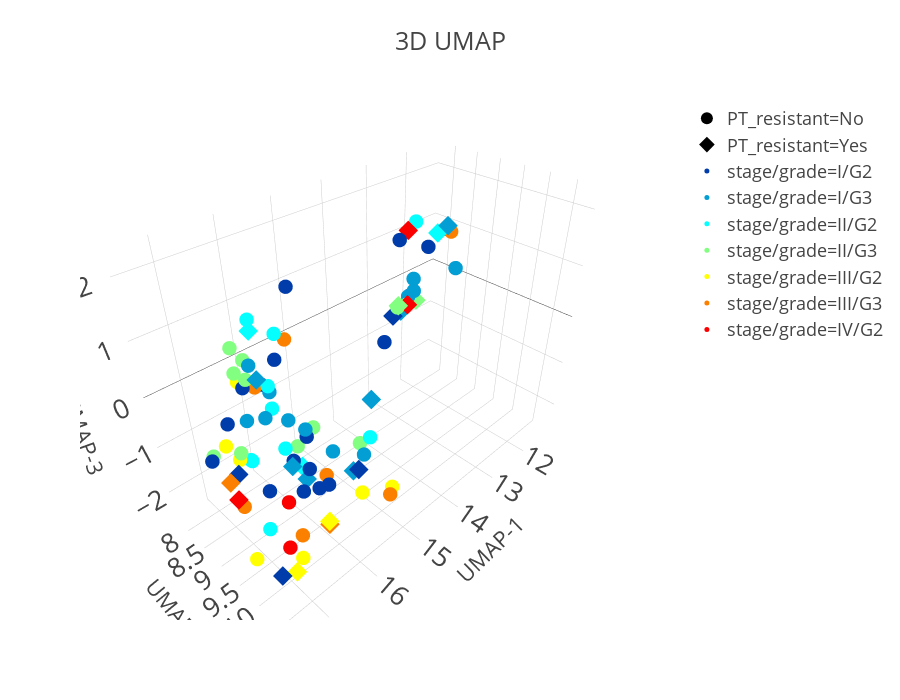

Notebook cell for this chart:
### Code cell
umap_fig = projection.interactive_scatterplot(
    umap_expr, "stage/grade", "PT_resistant", n_umap_dims, title="3D UMAP"
)
umap_fig.write_html(FIGURES_DIR / f"umap_{COHORT}.html")

### Figure 1 — Plotly figure (JSON) as saved in the notebook; plotly's stock layout.template omitted (floating-point values rounded to 4 significant figures; data arrays with more than 128 entries replaced by an {"elided": "..."} marker saying what was removed)
{"data": [{"customdata": {"elided": "90x3 str values"}, "hovertemplate": "%{customdata[0]}<br>%{customdata[1]}<br>%{customdata[2]}<extra></extra>", "marker": {"color": ["rgb(0, 60, 170)", "rgb(252, 128, 0)", "rgb(250, 0, 0)", "rgb(5, 255, 255)", "rgb(250, 0, 0)", "rgb(130, 255, 128)", "rgb(2, 158, 212)", "rgb(5, 255, 255)", "rgb(2, 158, 212)", "rgb(5, 255, 255)", "rgb(2, 158, 212)", "rgb(0, 60, 170)", "rgb(252, 128, 0)", "rgb(0, 60, 170)", "rgb(130, 255, 128)", "rgb(2, 158, 212)", "rgb(130, 255, 128)", "rgb(5, 255, 255)", "rgb(250, 0, 0)", "rgb(252, 128, 0)", "rgb(2, 158, 212)", "rgb(5, 255, 255)", "rgb(0, 60, 170)", "rgb(0, 60, 170)", "rgb(252, 128, 0)", "rgb(2, 158, 212)", "rgb(130, 255, 128)", "rgb(130, 255, 128)", "rgb(0, 60, 170)", "rgb(255, 255, 0)", "rgb(0, 60, 170)", "rgb(130, 255, 128)", "rgb(0, 60, 170)", "rgb(0, 60, 170)", "rgb(0, 60, 170)", "rgb(0, 60, 170)", "rgb(0, 60, 170)", "rgb(2, 158, 212)", "rgb(2, 158, 212)", "rgb(5, 255, 255)", "rgb(130, 255, 128)", "rgb(255, 255, 0)", "rgb(2, 158, 212)", "rgb(130, 255, 128)", "rgb(0, 60, 170)", "rgb(2, 158, 212)", "rgb(2, 158, 212)", "rgb(130, 255, 128)", "rgb(255, 255, 0)", "rgb(255, 255, 0)", "rgb(0, 60, 170)", "rgb(255, 255, 0)", "rgb(250, 0, 0)", "rgb(0, 60, 170)", "rgb(0, 60, 170)", "rgb(130, 255, 128)", "rgb(2, 158, 212)", "rgb(130, 255, 128)", "rgb(0, 60, 170)", "rgb(2, 158, 212)", "rgb(5, 255, 255)", "rgb(250, 0, 0)", "rgb(5, 255, 255)", "rgb(255, 255, 0)", "rgb(2, 158, 212)", "rgb(250, 0, 0)", "rgb(0, 60, 170)", "rgb(255, 255, 0)", "rgb(5, 255, 255)", "rgb(5, 255, 255)", "rgb(255, 255, 0)", "rgb(252, 128, 0)", "rgb(130, 255, 128)", "rgb(2, 158, 212)", "rgb(255, 255, 0)", "rgb(0, 60, 170)", "rgb(130, 255, 128)", "rgb(2, 158, 212)", "rgb(5, 255, 255)", "rgb(5, 255, 255)", "rgb(252, 128, 0)", "rgb(0, 60, 170)", "rgb(2, 158, 212)", "rgb(252, 128, 0)", "rgb(2, 158, 212)", "rgb(5, 255, 255)", "rgb(252, 128, 0)", "rgb(0, 60, 170)", "rgb(2, 158, 212)", "rgb(252, 128, 0)"], "size": 5, "symbol": ["diamond", "circle", "circle", "circle", "diamond", "circle", "circle", "circle", "diamond", "diamond", "diamond", "diamond", "diamond", "circle", "circle", "diamond", "circle", "circle", "diamond", "circle", "circle", "circle", "circle", "circle", "circle", "diamond", "circle", "circle", "circle", "diamond", "circle", "circle", "circle", "circle", "diamond", "circle", "circle", "circle", "circle", "diamond", "diamond", "circle", "circle", "circle", "circle", "circle", "circle", "circle", "circle", "circle", "diamond", "circle", "circle", "circle", "circle", "diamond", "diamond", "circle", "circle", "circle", "circle", "circle", "circle", "circle", "circle", "diamond", "circle", "circle", "circle", "diamond", "circle", "circle", "circle", "diamond", "diamond", "circle", "circle", "diamond", "circle", "circle", "circle", "circle", "circle", "circle", "circle", "circle", "diamond", "circle", "circle", "circle"]}, "mode": "markers", "showlegend": false, "type": "scatter3d", "x": [16.9, 17.03, 16.87, 16.62, 12.99, 16.09, 12.88, 17.22, 17.1, 15.76, 14.08, 13.46, 17.08, 16.76, 17.36, 15.97, 15.55, 16.7, 17.22, 15.57, 12.46, 17.03, 16.23, 15.93, 16.11, 11.63, 17.34, 17.15, 16.44, 17.21, 15.79, 14.71, 17.26, 16.26, 15.77, 16.37, 16.49, 16.68, 16.1, 17.03, 12.61, 15.55, 15.82, 13.0, 11.63, 17.4, 15.94, 13.4, 15.95, 16.94, 17.42, 17.43, 16.81, 13.95, 16.84, 13.41, 15.8, 17.42, 15.94, 15.22, 15.91, 11.29, 17.09, 16.76, 13.07, 12.15, 12.52, 16.33, 17.06, 11.72, 17.02, 11.41, 17.37, 17.34, 16.2, 12.53, 17.42, 12.79, 11.79, 16.58, 15.44, 16.4, 16.71, 17.03, 11.87, 15.31, 15.92, 16.9, 15.93, 15.63], "y": [8.732, 10.46, 9.978, 8.709, 8.644, 9.215, 8.548, 9.969, 10.5, 8.846, 8.811, 8.73, 8.767, 10.39, 9.896, 9.234, 8.944, 9.817, 9.206, 8.401, 8.298, 10.3, 9.47, 9.264, 8.237, 8.367, 10.11, 8.525, 9.792, 10.5, 9.31, 9.153, 8.676, 9.327, 10.27, 10.29, 8.52, 8.835, 9.473, 9.81, 8.508, 10.75, 8.197, 8.633, 7.916, 10.31, 9.887, 8.771, 10.53, 8.568, 10.46, 9.822, 9.779, 8.999, 8.543, 8.803, 10.18, 10.24, 8.166, 9.796, 8.361, 8.033, 10.16, 8.588, 8.843, 7.846, 8.241, 8.116, 9.858, 8.21, 10.41, 8.278, 9.788, 10.35, 10.04, 7.983, 10.01, 8.296, 7.715, 8.606, 9.078, 8.734, 9.395, 8.967, 8.8, 10.03, 9.679, 10.07, 8.805, 10.78], "z": [-1.297, -1.137, -0.9795, -1.222, 0.1075, -0.9231, 0.1939, -1.26, 0.2614, -1.843, -1.361, 0.1078, -1.328, -0.1096, 1.857, -1.711, -1.035, 1.711, -1.255, 0.4459, 0.3017, 0.3793, -1.628, -0.7898, -0.2875, 1.124, 1.795, -0.8849, 2.244, -1.73, -2.004, -1.8, -0.8095, -1.034, -0.8998, -0.7644, 0.05842, -0.2773, -0.4057, 1.901, -0.007783, -1.074, -0.5659, 0.1113, 0.5465, 1.849, -0.6783, 0.2734, -1.053, -0.7858, -1.651, -1.877, -2.208, -0.08452, -0.4214, 0.3235, -0.9762, 1.632, -0.3629, -1.292, -0.7648, 0.853, 1.319, -1.18, 0.4965, 1.029, -0.06353, -0.1255, 2.088, 0.9591, -1.681, 0.9095, 0.1866, 1.65, -1.887, 0.9986, 1.6, -0.2588, 1.057, -1.296, -2.118, -2.056, 0.1342, -1.752, 0.49, -0.7084, -2.498, 1.561, -0.7384, -1.143]}, {"marker": {"color": "black", "size": 12, "symbol": "circle"}, "mode": "markers", "name": "PT_resistant=No", "showlegend": true, "type": "scatter3d", "x": [null], "y": [null], "z": [null]}, {"marker": {"color": "black", "size": 12, "symbol": "diamond"}, "mode": "markers", "name": "PT_resistant=Yes", "showlegend": true, "type": "scatter3d", "x": [null], "y": [null], "z": [null]}, {"marker": {"color": "rgb(0, 60, 170)", "size": 5}, "mode": "markers", "name": "stage/grade=I/G2", "showlegend": true, "type": "scatter3d", "x": [null], "y": [null], "z": [null]}, {"marker": {"color": "rgb(2, 158, 212)", "size": 5}, "mode": "markers", "name": "stage/grade=I/G3", "showlegend": true, "type": "scatter3d", "x": [null], "y": [null], "z": [null]}, {"marker": {"color": "rgb(5, 255, 255)", "size": 5}, "mode": "markers", "name": "stage/grade=II/G2", "showlegend": true, "type": "scatter3d", "x": [null], "y": [null], "z": [null]}, {"marker": {"color": "rgb(130, 255, 128)", "size": 5}, "mode": "markers", "name": "stage/grade=II/G3", "showlegend": true, "type": "scatter3d", "x": [null], "y": [null], "z": [null]}, {"marker": {"color": "rgb(255, 255, 0)", "size": 5}, "mode": "markers", "name": "stage/grade=III/G2", "showlegend": true, "type": "scatter3d", "x": [null], "y": [null], "z": [null]}, {"marker": {"color": "rgb(252, 128, 0)", "size": 5}, "mode": "markers", "name": "stage/grade=III/G3", "showlegend": true, "type": "scatter3d", "x": [null], "y": [null], "z": [null]}, {"marker": {"color": "rgb(250, 0, 0)", "size": 5}, "mode": "markers", "name": "stage/grade=IV/G2", "showlegend": true, "type": "scatter3d", "x": [null], "y": [null], "z": [null]}], "layout": {"height": 700, "legend": {"itemclick": false, "itemdoubleclick": false}, "scene": {"xaxis": {"title": {"text": "UMAP-1"}}, "yaxis": {"title": {"text": "UMAP-2"}}, "zaxis": {"title": {"text": "UMAP-3"}}}, "title": {"text": "3D UMAP"}}}
